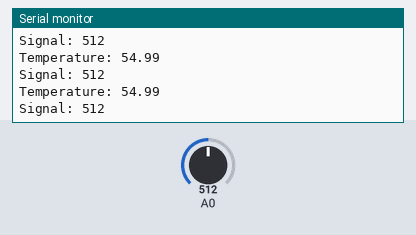
Recording of a sketch running on a simulated Arduino Uno, built for the host (arithmetic inside an expression is 32-bit, double 64-bit). Shown: the last lines printed to the serial monitor. The inputs (shaded band) are chosen by the test bench; at power-on: A0 = 512.

Above: at 1.2 s.
1.3 s: A0 set to 716
At 1.9 s:
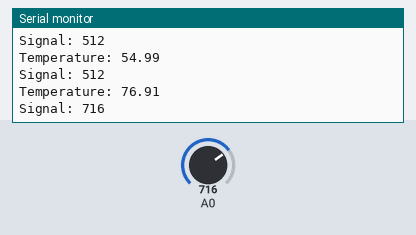
2.8 s: A0 set to 900
At 3.4 s:
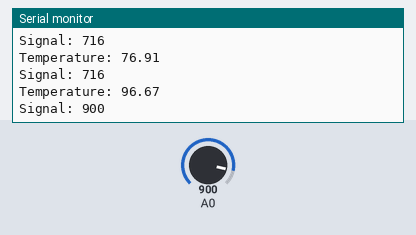
Timing chart, 0 to 5.8 s (numbered marks = the images above; inputs shaded):
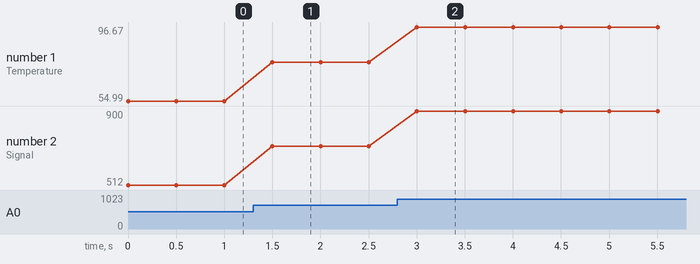

Measured:
- after the input at 1.3 s, the serial monitor: prints a new line after 0.20 s (image 1)
- after the input at 2.8 s, the serial monitor: prints a new line after 0.20 s (image 2)
- plotted number 1: 54.99 → 76.91 after the input at 1.3 s, 76.91 → 96.67 after the input at 2.8 s
- plotted number 2: 512 → 716 after the input at 1.3 s, 716 → 900 after the input at 2.8 s

The sketch:

lm35.ino
```cpp
void setup() {
 Serial.begin(9600);
analogReference(INTERNAL1V1);
}

void loop() {
  float temp = analogRead(A0)/9.31;
   Serial.print("Temperature: " /*+ temp*/);
   Serial.println(temp);
   Serial.print("Signal: "/* + analogRead(A0)*/);
   Serial.println(analogRead(A0));
   delay(500);
}
```
